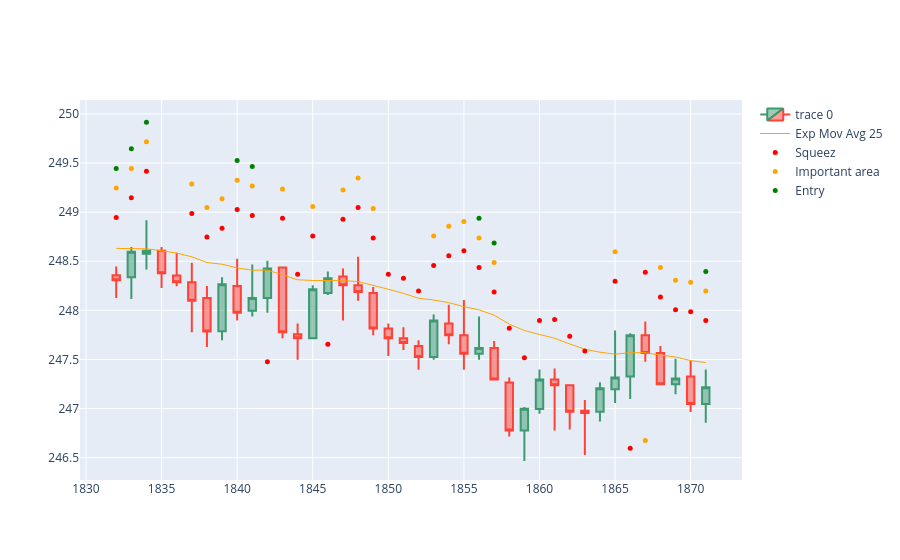

The cell this chart's notebook holds for it:
### Code cell
import plotly.io as pio
import plotly.graph_objects as go  

dfpl = df[1832:1872]

fig = go.Figure(
    data=[
        go.Candlestick(
            x=dfpl.index,
            open=dfpl['Open'],
            high=dfpl['High'],
            low=dfpl['Low'],
            close=dfpl['Close']),
        go.Scatter(
            x=dfpl.index, 
            y=dfpl['ema25'],
            line=dict(color='orange', width=1), 
            name="Exp Mov Avg 25")
    ]
)

fig.add_scatter(x=dfpl.index, y=dfpl['squezzeArea'], mode="markers", marker=dict(size=5, color="red"), name="Squeez")
fig.add_scatter(x=dfpl.index, y=dfpl['squeezeCloseToEmaArea'], mode="markers", marker=dict(size=5, color="orange"), name="Important area")
fig.add_scatter(x=dfpl.index, y=dfpl['posibleBreakArea'], mode="markers", marker=dict(size=5, color="green"), name="Entry")

fig.update_layout(xaxis_rangeslider_visible=False)
fig.show()
